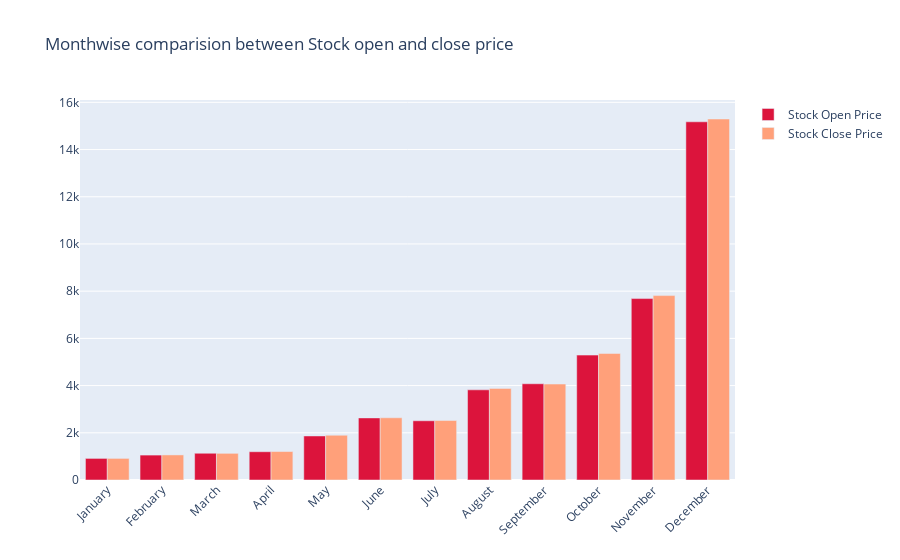

The cell this chart's notebook holds for it:
### Code cell
fig = go.Figure()

fig.add_trace(go.Bar(
    x=monthvise.index,
    y=monthvise['Open'],
    name='Stock Open Price',
    marker_color='crimson'
))
fig.add_trace(go.Bar(
    x=monthvise.index,
    y=monthvise['Close'],
    name='Stock Close Price',
    marker_color='lightsalmon'
))

fig.update_layout(barmode='group', xaxis_tickangle=-45, 
                  title='Monthwise comparision between Stock open and close price')
fig.show()

### Figure 1 — Plotly figure (JSON) as saved in the notebook; plotly's stock layout.template omitted (floating-point values rounded to 4 significant figures)
{"data": [{"marker": {"color": "crimson"}, "name": "Stock Open Price", "type": "bar", "x": ["January", "February", "March", "April", "May", "June", "July", "August", "September", "October", "November", "December"], "y": [914.7, 1056.0, 1133.0, 1198.0, 1866.0, 2631.0, 2509.0, 3820.0, 4077.0, 5291.0, 7686.0, 15180.0]}, {"marker": {"color": "lightsalmon"}, "name": "Stock Close Price", "type": "bar", "x": ["January", "February", "March", "April", "May", "June", "July", "August", "September", "October", "November", "December"], "y": [914.9, 1063.0, 1129.0, 1207.0, 1895.0, 2636.0, 2519.0, 3881.0, 4065.0, 5360.0, 7813.0, 15290.0]}], "layout": {"barmode": "group", "title": {"text": "Monthwise comparision between Stock open and close price"}, "xaxis": {"tickangle": -45}}}
